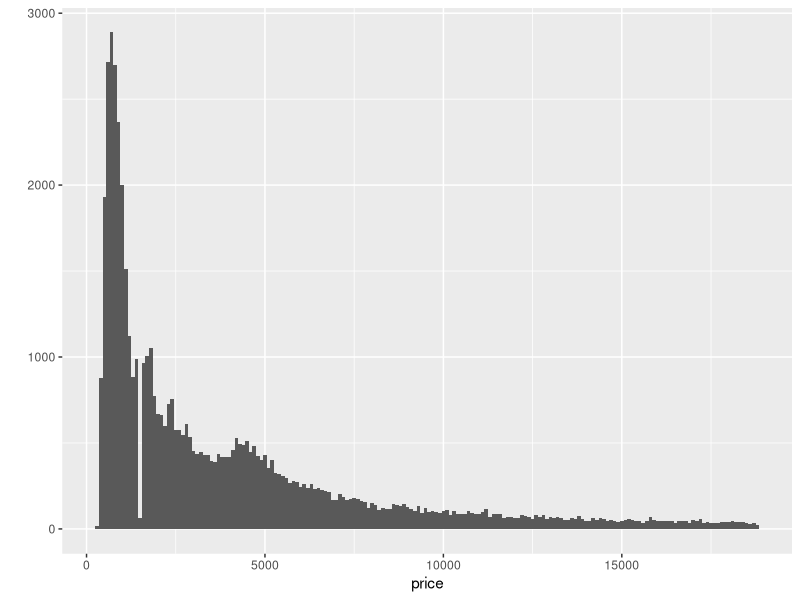

Generate this figure with R: (Note: this script raises an error after producing the figure.)
## ---- chunk 1
setwd('/Users/agibbs/code/Udacity/Exploratory Data Analysis/ProblemSet3/')
library(ggplot2)
data(diamonds)
names(diamonds)
str(diamonds)
diamonds$color
## ---- chunk 2
qplot(price, data = diamonds, binwidth = 100)
## ---- chunk 3
summary(diamonds$price)

sum(diam500$price < 500)

sum(diamonds$price < 250)

sum(diamonds$price >= 15000)
## ---- chunk 4
qplot(price, data = diamonds, binwidth = 10) + 
  scale_x_continuous(limits = c(300,1500), breaks = seq(0,6000, 50))
## ---- chunk 5
qplot(price, data = diamonds, binwidth = 100, 
      xlab = 'Diamond Price ($)', ylab = 'Number of Diamonds') +
  scale_x_continuous(breaks = seq(0,150000, 5000)) + 
  facet_wrap(~cut, ncol = 1)

by(diamonds$price, diamonds$cut, summary)
by(diamonds$price, diamonds$cut, max)
by(diamonds$price, diamonds$cut, min)
by(diamonds$price, diamonds$cut, median)

tapply(diamonds$price, diamonds$cut, summary)
## ---- chunk 6
qplot(price, data = diamonds, binwidth = 200, 
      xlab = 'Diamond Price ($)', ylab = 'Number of Diamonds') + 
  scale_x_continuous(limits = c(0,20000), 
                     breaks = seq(0,150000, 5000)) +   
  facet_wrap(~cut, ncol = 1, scales = 'free_y')
## ---- chunk 7
qplot(price/carat, data = diamonds, binwidth = 0.02,
      color = I('black'), fill = I('#5760AB'),
      xlab = 'Diamond Price/Carat', ylab = 'Number of Diamonds') + 
  scale_x_log10() +
  facet_wrap(~cut, ncol = 1, scales = 'free_y')
## ---- chunk 8
qplot(x = cut, y = price, 
      data = diamonds, 
      geom = 'boxplot')+
  coord_cartesian()

qplot(x = cut, y = price, 
      data = diamonds, 
      geom = 'boxplot')+
  coord_cartesian(ylim = c(0,7000))


tapply(diamonds$price, diamonds$cut, summary)

qplot(x = clarity, y = price, 
      data = diamonds, 
      geom = 'boxplot') + 
  coord_cartesian()

qplot(x = clarity, y = price, 
      data = diamonds, 
      geom = 'boxplot')+
  coord_cartesian(ylim = c(0,7000))

tapply(diamonds$price, diamonds$clarity, summary)

qplot(x = color, y = price, 
      data = diamonds, 
      geom = 'boxplot') +
  coord_cartesian()

qplot(x = color, y = price, 
      data = diamonds, 
      geom = 'boxplot')+
  coord_cartesian(ylim = c(0,8000))

by(diamonds$price, diamonds$color, summary)

IQR(subset(diamonds, color == 'D')$price)
IQR(subset(diamonds, color == 'J')$price)

qplot(x = color, y = price/carat, 
      data = diamonds, 
      geom = 'boxplot') +
  coord_cartesian()

qplot(x = color, y = price/carat, 
      data = diamonds, 
      geom = 'boxplot') +
  coord_cartesian(ylim = c(0,6000))

qplot(x = color, y = price/carat, 
      data = diamonds, 
      geom = 'boxplot') +
  coord_cartesian() +
  facet_wrap(~clarity)

qplot(x = color, y = price/carat, 
      data = diamonds, 
      geom = 'boxplot') +
  coord_cartesian() +
  facet_wrap(~cut)
## ---- chunk 9
qplot(x = carat, 
      data = diamonds, 
      xlab = 'Carat',
      ylab = 'Number of Diamonds',
      binwidth = 0.01, geom = 'freqpoly') +
  scale_x_continuous(limits = c(0, 2), breaks = seq(0, 1, 0.1)) 

qplot(x = carat, 
      data = diamonds, 
      xlab = 'Carat',
      ylab = 'Number of Diamonds',
      binwidth = 0.01, geom = 'freqpoly', color = color) +
  scale_x_continuous(limits = c(0,1)) 
## ---- chunk 10
BC = read.csv('BreastCancerMortaility.csv', na.strings='NA', header = T, row.names=1, blank.lines.skip=T)

qplot(x = X2002, data = BC)

#read in data on health care spending
HSpend = read.csv('HealthSpending.csv', na.strings='NA', header=T, row.names=1, blank.lines.skip=T)

#setup column to merge on
BC$country = rownames(BC)
HSpend$country = rownames(HSpend)

#merge data sets by country
BCandHS = merge(BC, HSpend, by='country')

#visualize each dataset for 2002
qplot(x = X2002.x, data = BCandHS)
qplot(x = X2002.y, data = BCandHS)

#look at summary of health care spending data set to decide how to split
summary(BCandHS$X2002.y)

#split healthcare spending for 2002 and create new column with very low, low, high, and very high spending
BCandHS$HS = NA
BCandHS$HS = ifelse(BCandHS$X2002.y <= 24.21, 'very low', NA)
BCandHS$HS = ifelse(BCandHS$X2002.y > 24.21 & BCandHS$X2002.y <= 105.00, 'low', BCandHS$HS)
BCandHS$HS = ifelse(BCandHS$X2002.y > 105.00 & BCandHS$X2002.y <= 376.10, 'high', BCandHS$HS)
BCandHS$HS = ifelse(BCandHS$X2002.y > 376.10, 'very high', BCandHS$HS)

#set order of levels for health care spending
hsLevels = c("very low", "low", "high", "very high")
BCandHS$HS = factor(BCandHS$HS, levels = hsLevels)

#create histograms of breast cancer mortaility based on levels of health care spending
qplot(x = X2002.x, data = subset(BCandHS, !is.na(X2002.y)), 
      binwidth = 1) +
  scale_x_continuous() + 
  facet_wrap(~HS)

#create frequency polygons 
qplot(x = X2002.x, y = ..count../sum(..count..), 
      data = subset(BCandHS, !is.na(X2002.y)), 
      xlab = 'Breast Cancer Mortality',
      ylab = 'Proportion of countries',
      binwidth = 4, geom = 'freqpoly', color = HS) +
  scale_x_continuous() 

#create boxplots
qplot(x = HS, y = X2002.x, 
      data = subset(BCandHS, !is.na(X2002.y)),
      xlab = 'Health Spending',
      ylab = 'Breast Cancer Mortaility',
      geom = 'boxplot')
## ---- chunk 11
bdays = read.csv('Bdays.csv', sep = '\t')

library('lubridate')

bdays['Date'] = mdy(bdays[,2])
bdays['Month'] = month(bdays[,2])
bdays['Day'] = mday(bdays[,2])
bdays['DayY'] = yday(bdays[,2])

##find the people who share my birthday
MyBdayDofY = yday(mdy('03/22/2014'))
ShareBday = subset(bdays, bdays['DayY'] == MyBdayDofY)
ShareBday['Name']
#No one shares my birthday!
BdayM1 = subset(bdays, bdays['DayY'] == MyBdayDofY-1)
BdayM1['Name']
#2 people (Paul and Zsuzsanna) have a birthday the previous day

#determine which month has the most birthdays
qplot(x = Month, data=bdays) + 
  scale_x_discrete(breaks = seq(1, 12, 1)) + 
  xlab('Month') + 
  ylab('Frequency')
table(bdays$Month)
#March has the most birthdays followed by December, November, September, and February
# May and August tie for the least number of birthdays

# Month:      1  2  3  4  5  6  7  8  9 10 11 12 
# # of bdays: 18 22 27 18 16 23 17 16 23 19 24 26 

#determine which day of the year has the most birthdays
qplot(x = DayY, data=bdays, binwidth = 1) + 
  scale_x_discrete(breaks = seq(100, 150, 5)) + 
  xlab('Day') + 
  ylab('Frequency')
table(bdays$DayY)
#there is one day with 3 total birthdays and several with 3
TalyDays = table(bdays$DayY)
CommonDays = subset(TalyDays, TalyDays>2)
CommonDays
#day 348 - 12/14 has the most bdays (4)

qplot(x = Day, data=bdays, binwidth = 1) + 
  scale_x_discrete(breaks = seq(1,31,1)) + 
  xlab('Day of the Month') + 
  ylab('Frequency')
table(bdays$Day)
#the most birthdays fall in the middle of the month on the 14th the 31st, 24th, 3rd, and 6th tie for the least. This is a little surprising since only half of the months have a 31st day

qplot(x = DayY, data=bdays, binwidth = 1) + 
  scale_x_continuous(limits = c(114, 130), breaks = seq(100, 150, 5)) + 
  xlab('Day') + 
  ylab('Frequency')
#I do not have 365 friends and there are many days which do not have birthdays. The largest gap with no birthdays is from day 115 to 129
